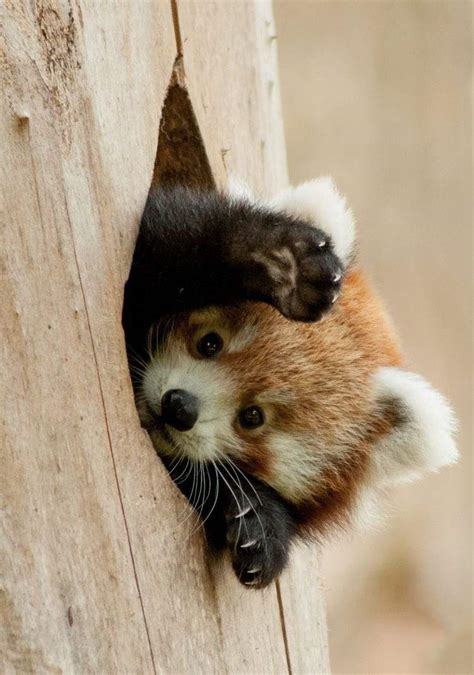
#> input picture CV_Tasks/Task_2/resources/test.png, 474 x 675 px
$ python main.py   (older library calls are emulated)
#> lines starting #> are read from the running program, lines starting #| are printed output that depends on the picture
import cv2

def main():
    image = cv2.imread("../resources/test.png")
#> image is the input picture: shape (675, 474, 3); mean B, G, R 127.6, 150.9, 168.8

    if image is None:
        print("Error: couldn't open image")
        exit()

    # OG
    cv2.imshow("original photo", image)
    cv2.waitKey(0)

    # RGB
    rgb_img = cv2.cvtColor(image, cv2.COLOR_BGR2RGB)

    cv2.imshow("RGB photo", rgb_img)
    cv2.imwrite("rgb.png", rgb_img)
    cv2.waitKey(0)

    # HSV
    hsv_img = cv2.cvtColor(image, cv2.COLOR_RGB2HSV)
#> hsv_img: shape (675, 474, 3); mean H, S, V 101.2, 73.8, 168.8

    cv2.imshow("HSV photo", hsv_img)
    cv2.imwrite("hsv.png", hsv_img)
    cv2.waitKey(0)

    # LAB
    lab_img = cv2.cvtColor(image, cv2.COLOR_RGB2Lab)
#> lab_img: shape (675, 474, 3); mean of channels 0, 1, 2 154.1, 124.3, 116

    cv2.imshow("LAB photo", lab_img)
    cv2.imwrite("lab.png", lab_img)
    cv2.waitKey(0)

    # grayscale
    gray_img = cv2.cvtColor(image, cv2.COLOR_RGB2GRAY)
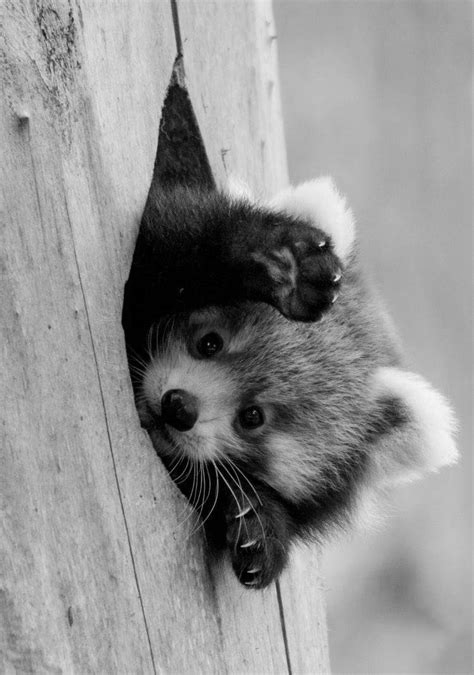
#> gray_img: shape (675, 474); min 0, max 246, mean 146

    cv2.imshow("GRAY photo", gray_img)
    cv2.imwrite("gray.png", gray_img)
    cv2.waitKey(0)

    # blur
    blur_img = cv2.GaussianBlur(image, (7, 7), 0)

    cv2.imshow("Blured photo", blur_img)
    cv2.imwrite("blur.png", blur_img)
    cv2.waitKey(0)

    # sharp
    sharp_img = cv2.Laplacian(blur_img, cv2.CV_16S)
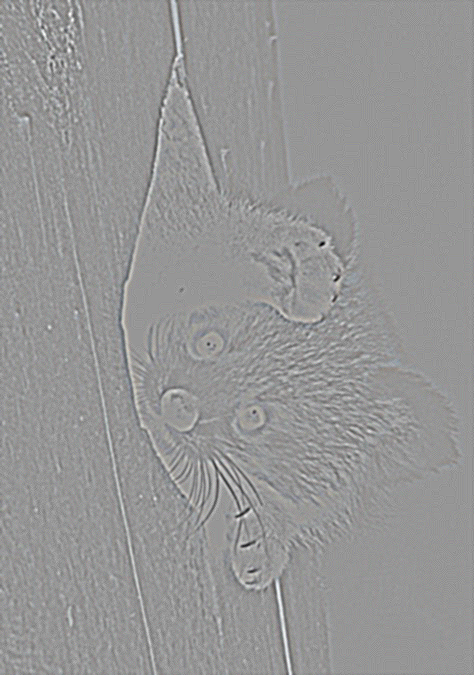
#> sharp_img: shape (675, 474, 3) int16; mean B, G, R 0, 0, 0; drawn with min black and max white
    sharp_img = cv2.convertScaleAbs(sharp_img)
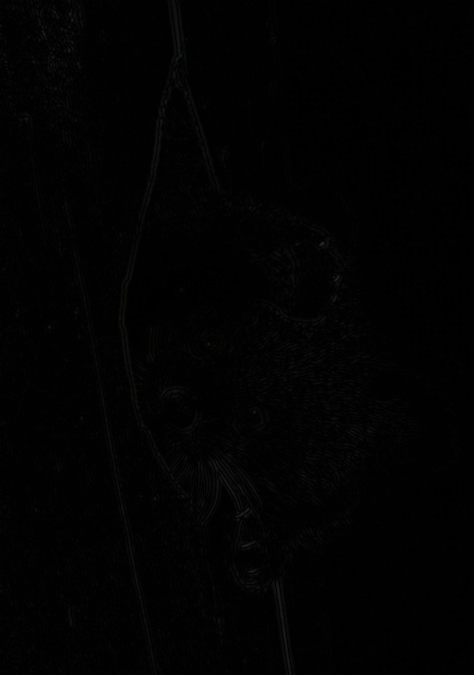
#> sharp_img: shape (675, 474, 3); mean B, G, R 2, 2, 2
    sharp_img = sharp_img + blur_img

    cv2.imshow("Sharp photo", sharp_img)
    cv2.imwrite("sharp.png", sharp_img)
    cv2.waitKey(0)

    # median
    image = cv2.imread("../resources/noisy.png")
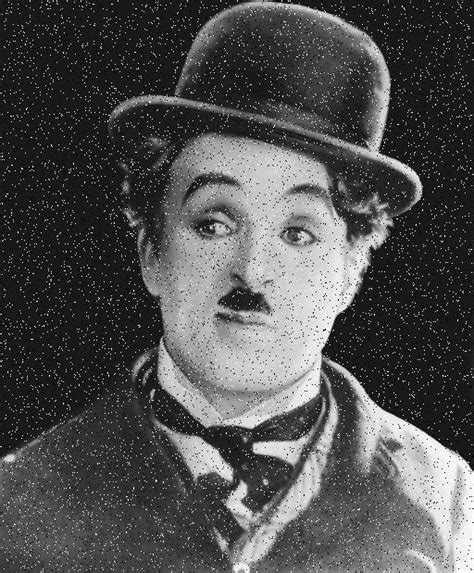
#> input picture CV_Tasks/Task_2/resources/noisy.png, 474 x 573 px
#> image is the input picture: shape (573, 474, 3); min 0, max 255, mean 80.2
    cv2.imshow("Noisy image", image)
    cv2.waitKey(0)

    median_img = cv2.medianBlur(image, 3)
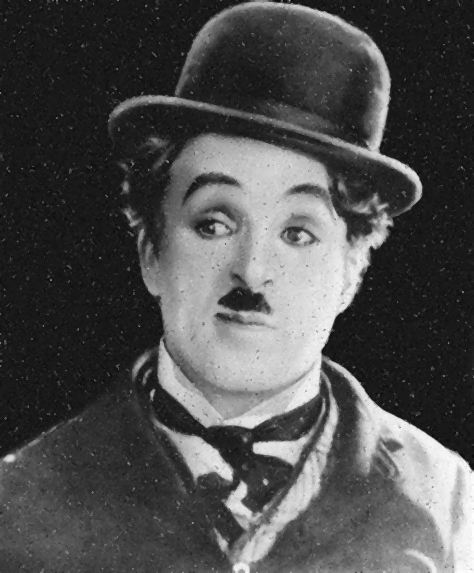
#> median_img: shape (573, 474, 3); min 7, max 255, mean 78

    cv2.imshow("Median photo", median_img)
    cv2.imwrite("median.png", median_img)
    cv2.waitKey(0)

    cv2.destroyAllWindows()


if __name__ == "__main__":
    main()
